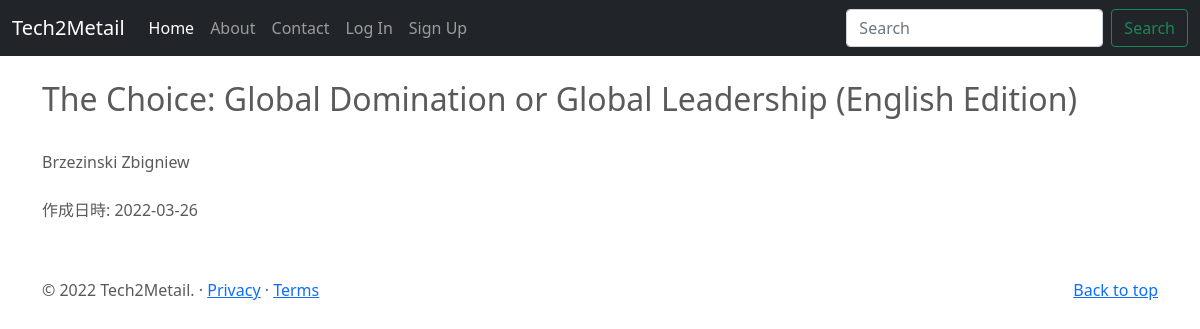
Page /books/1 on the earlier database version.
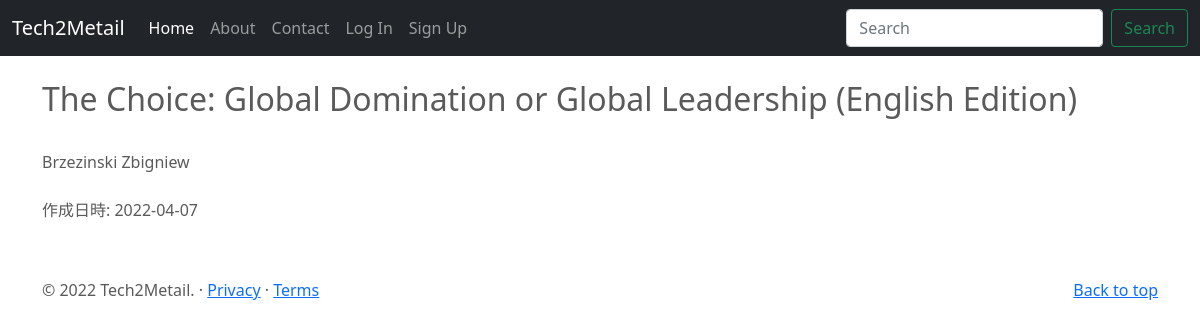
Same page on the later database version.
### tech2metailblog/models.py (models this page shows, shortened)
class Books(db.Model):
    __tablename__ = 'books'
    id = db.Column(db.Integer, primary_key = True)
    title = db.Column(db.String(50),unique=True, nullable=False)
    author = db.Column(db.String(50), nullable=False)
    published_by = db.Column(db.String(50), nullable=False)
    published_at = db.Column(db.Integer, nullable=False)
    img_link = db.Column(db.String(100))
    pur_link = db.Column(db.String(100))
    created_at = db.Column(db.DateTime)
    booksposts = db.relationship('BooksPost',backref='book',lazy=True)

### tech2metailblog/books/views.py (the view)
@books.route('/books/<int:id>', methods=['GET'])
def show_book(id):
    book = Books.query.get(id)
    return render_template('books/show.html', book=book)

### tech2metailblog/templates/books/show.html (shortened to what this page needs)
{% extends "base.html" %}
{% block content %}
<div class="container">
<h2>{{ book.title }}</h2>
<br>
{{ book.author }}
<br><br>
作成日時: {{ book.created_at.strftime('%Y-%m-%d') }}
<br><br>
</div>
{% endblock %}

### tech2metailblog/templates/base.html (shortened to what this page needs)
<!DOCTYPE html>
<html lang="ja">
  <head>
        <link href="https://cdn.jsdelivr.net/npm/bootstrap@5.0.2/dist/css/bootstrap.min.css" rel="stylesheet">
        <link href="{{url_for('static',filename="style.css")}}" rel="stylesheet">
   </head>
<body>
    <header>
        <nav class="navbar navbar-expand-md navbar-dark fixed-top bg-dark">
          <div class="container-fluid">
            <a class="navbar-brand" href="#">Tech2Metail</a>
            <div class="collapse navbar-collapse" id="navbarCollapse">
              <ul class="navbar-nav me-auto mb-2 mb-md-0">
                <li class="nav-item">
                  <a class="nav-link active" aria-current="page" href="{{url_for('core.index')}}">Home</a>
                </li>
                <li class="nav-item">
                  <a class="nav-link" href="{{url_for('core.info')}}">About</a>
                </li>
                <li class="nav-item">
                  <a class="nav-link" href="{{url_for('contacts.contact')}}">Contact</a>
                </li>
                {% if current_user.is_authenticated %}
                <li class="nav-item">
                  <a class="nav-link" href="{{url_for('users.logout')}}" >Log Out</a>
                </li>
                <li class="nav-item">
                    <a class="nav-link" href="{{url_for('users.account',username=current_user.username)}}" >Account</a>
                </li>
                <li class="nav-item">
                  <a class="nav-link" href="{{url_for('users.user_posts',username=current_user.username)}}">Blogs</a>
                </li>
                <li class="nav-item">
                    <a class="nav-link" href="{{url_for('blog_posts.create_post')}}" >Create Post</a>
                </li>
                {% else %}
                <li class="nav-item">
                    <a class="nav-link" href="{{url_for('users.login')}}" >Log In</a>
                </li>
                <li class="nav-item">
                    <a class="nav-link" href="{{url_for('users.signup')}}" >Sign Up</a>
                </li>
                {% endif %}
              </ul>
              <div class="gcse-search">
                <form class="d-flex">
                  <input class="form-control me-2" type="search" placeholder="Search" aria-label="Search">
                  <button class="btn btn-outline-success" type="submit">Search</button>
                </form>
              </div>
            </div>
          </div>
        </nav>
    </header>
    <main class="main">
      {% block content%}
      {% endblock %}
      <footer class="container">
        <p class="float-end"><a href="#">Back to top</a></p>
        <p>&copy; 2022 Tech2Metail. &middot; <a href="#">Privacy</a> &middot; <a href="#">Terms</a></p>
      </footer>
    </main>
</body>
</html>

### tech2metailblog/static/style.css (style rules this page uses)
body { padding-top: 3rem; padding-bottom: 3rem; color: #5a5a5a; }
main { margin-top: 2rem; }
.container { margin-top: 2rem; }

Differences in the rows shown:
changed Books "The Choice: Global Domination or Global Leadership (English Edition)": created_at "2022-03-26" → "2022-04-07"
